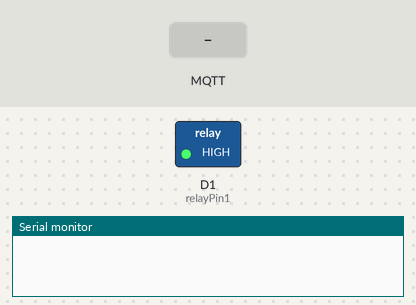
The sketch below on a simulated ESP8266 (NodeMCU). On the bench: switched loads named in the sketch (green lamp = pin HIGH), the last lines printed to the serial monitor. Inputs (shaded band) come from the test bench. WiFi joins after 1.5 s; servers stay silent unless stated; no MQTT or app messages arrive unless stated.

Above: at 2.8 s.
2.9 s: MQTT message "1" arrives on the first subscribed topic
At 4.8 s:
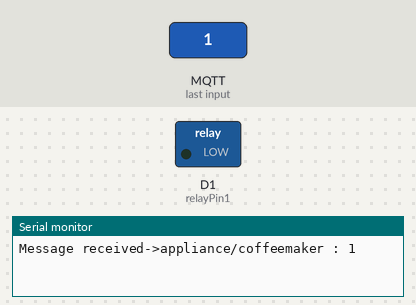
5.5 s: MQTT message "0" arrives on the first subscribed topic
At 6.4 s:
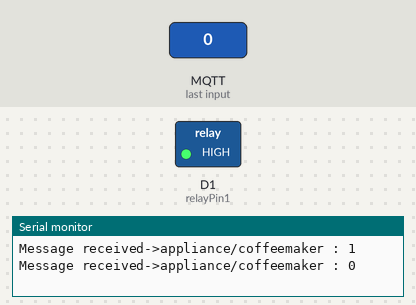
Timing chart, 0 to 8.5 s (numbered marks = the images above; inputs shaded):
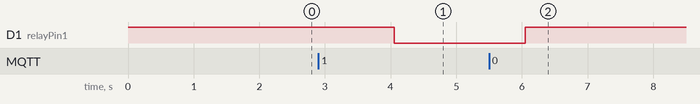

The sketch:

EX10-1.ino
```cpp
#include <ESP8266WiFi.h>
#include <PubSubClient.h>
#define relayPin1 D1
const char* ssid = "UrWiFiAccount";
const char* pw = "urPassword";
const char* mqttServer = "192.168.1.104";
const char *client1ID = "COFFEEMAKER";
WiFiClient espClient1;
PubSubClient client1(espClient1);
char topicSubcribe[] = "appliance/coffeemaker";
char topicPublish[] = "CoffeeMaker";
void callBack(char* topic, byte* payload, unsigned int len) {
  Serial.print("Message received->");
  Serial.print(topic);
  Serial.print(" : ");
  for (int i = 0; i < len; i++) Serial.print((char)payload[i]);
  Serial.println();
  char onOroff = (char) payload[0];
  if ( onOroff == '1') {
    digitalWrite(relayPin1, LOW);
    client1.publish(topicPublish, "Coffee is ON");
  }
  else {
    digitalWrite(relayPin1, HIGH);
    client1.publish(topicPublish, "Coffee is OFF");
  }
}
void setup() {
  pinMode(relayPin1, OUTPUT);
  digitalWrite(relayPin1, HIGH);
  Serial.begin(9600);
  WiFi.begin(ssid, pw);
  client1.setServer(mqttServer, 1883);
  client1.setCallback(callBack);
}
void loop() {
  if (!client1.connected()) {
    client1.connect(client1ID);
    client1.subscribe(topicSubcribe);
  }
  client1.loop();
  delay(2000);
}
```

Measured:
- after the input at 2.9 s, D1 (relayPin1): HIGH → LOW after 1.2 s
- after the input at 5.5 s, D1 (relayPin1): LOW → HIGH after 0.55 s
